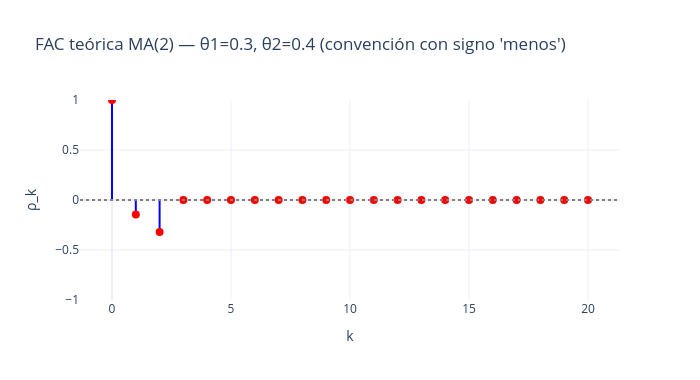

Here is the notebook cell this chart was saved with:
### Markdown cell above
- $\theta_1 = 0.3$
- $\theta_2 = 0.4$

**Fórmulas:**

$$
\rho_k =
\begin{cases}
-\dfrac{\theta_1 (1 - \theta_2)}{1 + \theta_1^2 + \theta_2^2} & \text{si } k = 1 \\
-\dfrac{\theta_2}{1 + \theta_1^2 + \theta_2^2} & \text{si } k = 2 \\
0 & \text{si } k \geq 3
\end{cases}
$$


 Sustituyendo los valores

- $\rho_1 = -\dfrac{0.3 (1 - 0.4)}{1 + 0.3^2 + 0.4^2} = -\dfrac{0.3 (0.6)}{1 + 0.09 + 0.16} = -\dfrac{0.18}{1.25} = -0.144$

- $\rho_2 = -\dfrac{0.4}{1.25} = -0.32$

- $\rho_k = 0$ para $k \geq 3$



$$
\rho_k =
\begin{cases}
-0.14 & \text{si } k = 1 \\
-0.32 & \text{si } k = 2 \\
0 & \text{si } k \geq 3
\end{cases}
$$

### Code cell
lags, rho = acf_ma2(t1, t2, m, sign="minus")
fig = acf_stemplot_plotly(
    lags, rho,
    title=f"FAC teórica MA(2) — θ1={t1}, θ2={t2} (convención con signo 'menos')"
)
fig.show()

### Figure 1 — Plotly figure (JSON) as saved in the notebook; plotly's stock layout.template omitted (floating-point values rounded to 4 significant figures)
{"data": [{"line": {"color": "blue", "width": 2}, "mode": "lines", "showlegend": false, "type": "scatter", "x": [0, 0, null, 1, 1, null, 2, 2, null, 3, 3, null, 4, 4, null, 5, 5, null, 6, 6, null, 7, 7, null, 8, 8, null, 9, 9, null, 10, 10, null, 11, 11, null, 12, 12, null, 13, 13, null, 14, 14, null, 15, 15, null, 16, 16, null, 17, 17, null, 18, 18, null, 19, 19, null, 20, 20, null], "y": [0, 1, null, 0, -0.144, null, 0, -0.32, null, 0, 0, null, 0, 0, null, 0, 0, null, 0, 0, null, 0, 0, null, 0, 0, null, 0, 0, null, 0, 0, null, 0, 0, null, 0, 0, null, 0, 0, null, 0, 0, null, 0, 0, null, 0, 0, null, 0, 0, null, 0, 0, null, 0, 0, null, 0, 0, null]}, {"hovertemplate": "k=%{x}<br>ρ_k=%{y:.4f}<extra></extra>", "marker": {"color": "red", "size": 8}, "mode": "markers", "showlegend": false, "type": "scatter", "x": [0, 1, 2, 3, 4, 5, 6, 7, 8, 9, 10, 11, 12, 13, 14, 15, 16, 17, 18, 19, 20], "y": [1.0, -0.144, -0.32, 0.0, 0.0, 0.0, 0.0, 0.0, 0.0, 0.0, 0.0, 0.0, 0.0, 0.0, 0.0, 0.0, 0.0, 0.0, 0.0, 0.0, 0.0]}], "layout": {"height": 380, "shapes": [{"line": {"color": "gray", "dash": "dot"}, "type": "line", "x0": 0, "x1": 1, "xref": "x domain", "y0": 0, "y1": 0, "yref": "y"}], "title": {"text": "FAC teórica MA(2) — θ1=0.3, θ2=0.4 (convención con signo 'menos')"}, "width": 700, "xaxis": {"title": {"text": "k"}}, "yaxis": {"range": [-1, 1], "title": {"text": "ρ_k"}}}}
